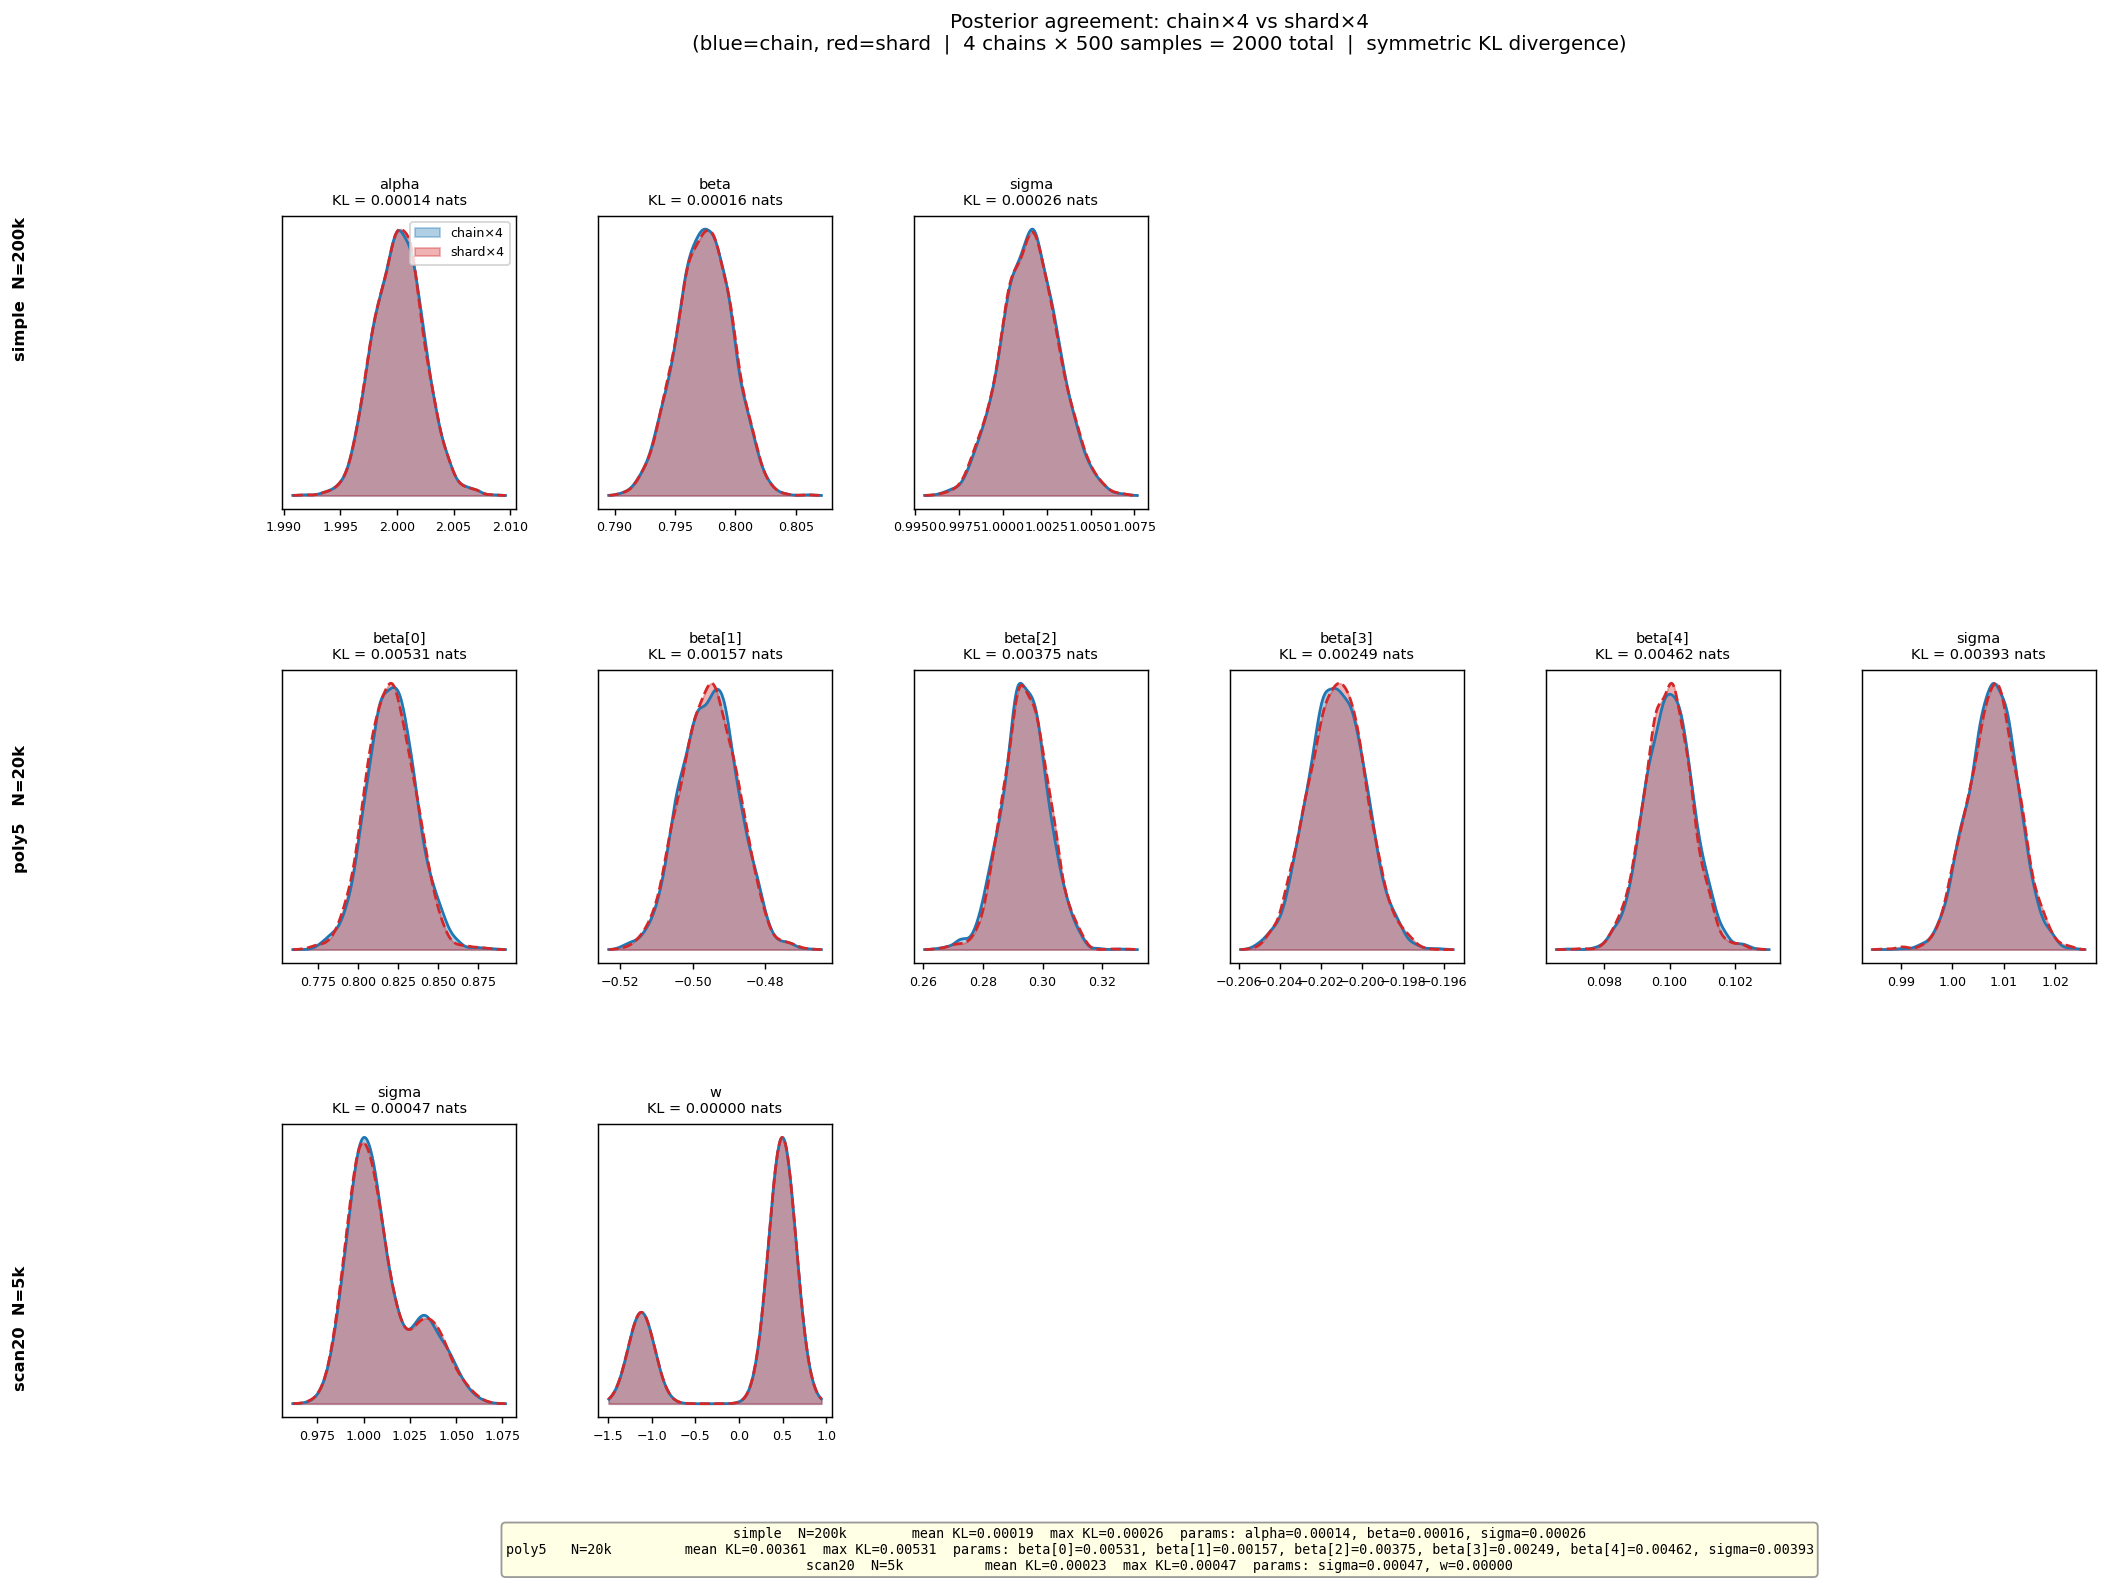

Generate this figure with Python:
"""
Posterior agreement: chain×4 vs shard×4 across three model types.

For each model both methods are fitted with the same number of total samples.
KDE densities are overlaid per parameter and symmetric KL divergence is
reported.  Small KL (< 0.01 nats) = posteriors are statistically equivalent.

Models
------
  simple : alpha + beta*X + eps          (params: alpha, beta, sigma)
  poly5  : sum_k beta_k * X^k + eps      (params: beta[0..4], sigma)
  scan20 : T=20 lax.scan tanh per obs    (params: w, sigma)
"""
import numpy as np
import jax
import jax.numpy as jnp
import jax.lax as lax
import matplotlib
matplotlib.use("Agg")
import matplotlib.pyplot as plt
import matplotlib.gridspec as gridspec
from scipy.stats import gaussian_kde
from BayesForge import bf

# ---------------------------------------------------------------------------
# Config
# ---------------------------------------------------------------------------
PLATFORM   = "cpu"
CORES      = 24
NUM_CHAINS = 4
N_SAMPLES  = 500    # per chain → 2000 total

N_SIMPLE = 200_000 ; WARMUP_SIMPLE = 300
N_POLY   =  20_000 ; POLY_DEG = 5 ; WARMUP_POLY = 1_000
N_SCAN   =   5_000 ; SCAN_T   = 20 ; WARMUP_SCAN = 300

# ---------------------------------------------------------------------------
m = bf(platform=PLATFORM, cores=CORES, print_devices_found=False)
print(f"n_devices={m.n_devices}   chains={NUM_CHAINS}   "
      f"total_samples={NUM_CHAINS * N_SAMPLES}\n")

# ---------------------------------------------------------------------------
# Data generators
# ---------------------------------------------------------------------------
def _rng(seed=0): return np.random.default_rng(seed)

def make_simple(N, seed=0):
    rng = _rng(seed)
    X = rng.normal(size=N)
    Y = 2.0 + 0.8 * X + rng.normal(size=N)
    return dict(X=jnp.array(X), Y=jnp.array(Y))

def make_poly(N, seed=0):
    rng = _rng(seed)
    X = rng.normal(size=N)
    true_beta = np.array([0.8, -0.5, 0.3, -0.2, 0.1])
    Y = sum(true_beta[k] * X**(k+1) for k in range(POLY_DEG)) + rng.normal(size=N)
    return dict(X=jnp.array(X), Y=jnp.array(Y))

def make_scan(N, seed=0):
    rng = _rng(seed)
    X = rng.normal(size=N)
    def apply(x):
        c = x
        for _ in range(SCAN_T):
            c = np.tanh(0.5 * c + x)
        return c
    Y = np.vectorize(apply)(X) + rng.normal(size=N)
    return dict(X=jnp.array(X), Y=jnp.array(Y))

# ---------------------------------------------------------------------------
# Model definitions
# ---------------------------------------------------------------------------
def simple_model(X, Y):
    alpha = m.dist.normal(0, 10)
    beta  = m.dist.normal(0, 10)
    sigma = m.dist.exponential(1)
    m.dist.normal(alpha + beta * X, sigma, obs=Y, name="Y")

def poly_model(X, Y):
    def build_powers(x):
        # start from 1.0 → yields [x, x², x³, x⁴, x⁵]
        _, powers = lax.scan(
            lambda acc, _: (acc * x, acc * x),
            jnp.ones_like(x), None, length=POLY_DEG,
        )
        return powers
    Xp    = jax.vmap(build_powers)(X)
    beta  = m.dist.normal(jnp.zeros(POLY_DEG), jnp.ones(POLY_DEG), name="beta")
    sigma = m.dist.exponential(1)
    m.dist.normal(Xp @ beta, sigma, obs=Y, name="Y")

def scan_model(X, Y):
    w     = m.dist.normal(0, 1)
    sigma = m.dist.exponential(1)
    def process(x):
        final, _ = lax.scan(
            lambda c, _: (jnp.tanh(w * c + x), None),
            x, None, length=SCAN_T,
        )
        return final
    mu = jax.vmap(process)(X)
    m.dist.normal(mu, sigma, obs=Y, name="Y")

# ---------------------------------------------------------------------------
# Fit helper
# ---------------------------------------------------------------------------
def fit_both(model_fn, obs, warmup):
    print("  fitting chain×4 ...")
    m.fit(model_fn, obs=obs,
          num_samples=N_SAMPLES, num_warmup=warmup,
          num_chains=NUM_CHAINS, shard=False, progress_bar=False)
    chain = {k: np.array(v)
             for k, v in m.sampler.get_samples(group_by_chain=False).items()}

    print("  fitting shard×4 ...")
    m.fit(model_fn, obs=obs,
          num_samples=N_SAMPLES, num_warmup=warmup,
          num_chains=NUM_CHAINS, shard=True, progress_bar=False)
    shard = {k: np.array(v)
             for k, v in m.sampler.get_samples(group_by_chain=False).items()}

    return chain, shard

# ---------------------------------------------------------------------------
# KL divergence (symmetric)
# ---------------------------------------------------------------------------
def sym_kl(a, b, n_grid=600):
    lo = min(a.min(), b.min()) - abs(a.std())
    hi = max(a.max(), b.max()) + abs(a.std())
    x  = np.linspace(lo, hi, n_grid)
    p  = np.clip(gaussian_kde(a)(x), 1e-12, None)
    q  = np.clip(gaussian_kde(b)(x), 1e-12, None)
    p /= p.sum(); q /= q.sum()
    return 0.5 * (np.sum(p * np.log(p / q)) + np.sum(q * np.log(q / p)))

# ---------------------------------------------------------------------------
# Expand vectorised params (beta → beta[0], beta[1], ...)
# ---------------------------------------------------------------------------
def flatten_params(posteriors):
    out = {}
    for k, v in posteriors.items():
        v = np.array(v)
        if v.ndim == 1:
            out[k] = v
        else:
            for i in range(v.shape[1]):
                out[f"{k}[{i}]"] = v[:, i]
    return out

# ---------------------------------------------------------------------------
# Run all three models
# ---------------------------------------------------------------------------
MODELS = [
    ("simple  N=200k", simple_model, make_simple(N_SIMPLE), WARMUP_SIMPLE),
    ("poly5   N=20k",  poly_model,   make_poly(N_POLY),     WARMUP_POLY),
    ("scan20  N=5k",   scan_model,   make_scan(N_SCAN),     WARMUP_SCAN),
]

all_results = []
for label, model_fn, obs, warmup in MODELS:
    print(f"\n{'='*55}\nModel: {label}  (warmup={warmup})")
    chain, shard = fit_both(model_fn, obs, warmup)
    chain_flat   = flatten_params(chain)
    shard_flat   = flatten_params(shard)
    params = sorted(chain_flat.keys())
    kls = {p: sym_kl(chain_flat[p], shard_flat[p]) for p in params}
    all_results.append(dict(label=label, chain=chain_flat,
                             shard=shard_flat, params=params, kls=kls))
    print(f"  params: {params}")
    for p, kl in kls.items():
        print(f"    KL({p}) = {kl:.6f} nats")

# ---------------------------------------------------------------------------
# Plot — one row per model, one column per parameter
# ---------------------------------------------------------------------------
max_params = max(len(r["params"]) for r in all_results)
n_rows     = len(all_results)

fig = plt.figure(figsize=(max(3 * max_params, 14), 4 * n_rows))
gs  = gridspec.GridSpec(n_rows, max_params, figure=fig,
                        hspace=0.55, wspace=0.35)

color_chain = "#1f77b4"
color_shard = "#d62728"

for row, res in enumerate(all_results):
    for col, param in enumerate(res["params"]):
        ax = fig.add_subplot(gs[row, col])
        c  = res["chain"][param]
        s  = res["shard"][param]

        lo = min(c.min(), s.min()) - abs(c.std()) * 0.5
        hi = max(c.max(), s.max()) + abs(c.std()) * 0.5
        x  = np.linspace(lo, hi, 400)

        ax.fill_between(x, gaussian_kde(c)(x), alpha=0.35,
                        color=color_chain, label="chain×4")
        ax.fill_between(x, gaussian_kde(s)(x), alpha=0.35,
                        color=color_shard, label="shard×4")
        ax.plot(x, gaussian_kde(c)(x), color=color_chain, lw=1.5)
        ax.plot(x, gaussian_kde(s)(x), color=color_shard, lw=1.5,
                linestyle="--")

        kl = res["kls"][param]
        ax.set_title(f"{param}\nKL = {kl:.5f} nats", fontsize=8)
        ax.set_yticks([])
        ax.tick_params(labelsize=7)

        if row == 0 and col == 0:
            ax.legend(fontsize=7, loc="upper right")

    # Row label on the left
    fig.text(0.01, 1 - (row + 0.5) / n_rows,
             res["label"], va="center", ha="left",
             fontsize=9, fontweight="bold", rotation=90)

# Summary table below plot
summary_lines = []
for res in all_results:
    kl_vals = list(res["kls"].values())
    summary_lines.append(
        f"{res['label']:20s}  "
        f"mean KL={np.mean(kl_vals):.5f}  "
        f"max KL={np.max(kl_vals):.5f}  "
        f"params: {', '.join(f'{p}={v:.5f}' for p, v in res['kls'].items())}"
    )

fig.text(0.5, 0.01, "\n".join(summary_lines),
         ha="center", va="bottom", fontsize=7.5,
         fontfamily="monospace",
         bbox=dict(boxstyle="round", fc="lightyellow", ec="gray", alpha=0.8))

plt.suptitle(
    "Posterior agreement: chain×4 vs shard×4\n"
    f"(blue=chain, red=shard  |  {NUM_CHAINS} chains × {N_SAMPLES} samples = "
    f"{NUM_CHAINS*N_SAMPLES} total  |  symmetric KL divergence)",
    fontsize=11, y=1.01,
)

plt.savefig("test_posterior_agreement.png", dpi=130, bbox_inches="tight")
print("\nPlot saved to test_posterior_agreement.png")

# ---------------------------------------------------------------------------
# Console summary
# ---------------------------------------------------------------------------
print(f"\n{'='*55}")
print(f"{'Model':<22} {'Param':<12} {'KL (nats)':>12}  {'status'}")
print("-" * 55)
for res in all_results:
    for p, kl in res["kls"].items():
        status = "✓ equivalent" if kl < 0.01 else ("~ close" if kl < 0.05 else "✗ differ")
        print(f"{res['label']:<22} {p:<12} {kl:>12.6f}  {status}")
print("="*55)
